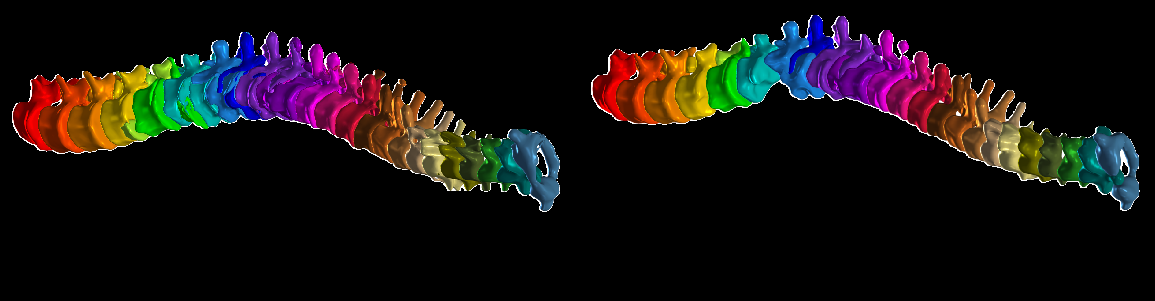
#> input picture assest/img1.png, 1155 x 301 px; its folder holds only this picture in this run
$ python -i postprocessing_vertebrae.py   (imports and definitions only)
#> lines starting #> are read from the running program, lines starting #| are printed output that depends on the picture
"""
Post-Processing Pipeline for Vertebrae Segmentation

Input Structure:
    PATIENT_ID/
    ├── combined_labels.nii.gz
    └── segmentations/
        ├── vertebrae_C1.nii.gz
        ├── vertebrae_C2.nii.gz
        └── ... (24 files total)

Output Structure:
    PATIENT_ID_post_processed/
    ├── combined_labels.nii.gz          (post-processed)
    └── segmentations/
        ├── vertebrae_C1.nii.gz         (post-processed)
        ├── vertebrae_C2.nii.gz         (post-processed)
        └── ... (24 files total)

Usage:
    python postprocessing_vertebrae.py BDMAP_00000006 BDMAP_00000031
"""

import os
import sys
import time
import numpy as np
import nibabel as nib
from pathlib import Path
from scipy.ndimage import binary_closing, binary_opening, binary_fill_holes
from scipy.ndimage import gaussian_filter, label as ndimage_label

# [104 lines left out: functions morphological_clean, keep_largest_component, smooth_mask, process_single_vertebra_mask, process_combined_labels, not called in this run]


def process_single_vertebra_file(nii_img):
    """
    Process a single vertebra file (binary mask with values 0 and 1)
    """
    data = nii_img.get_fdata()

    # Convert to binary (in case values are not exactly 0 and 1)
    mask = (data > 0).astype(np.uint8)

    # Process the mask
    cleaned_mask, stats = process_single_vertebra_mask(mask)

    # Create new NIfTI image with cleaned data
    cleaned_nii = nib.Nifti1Image(cleaned_mask, nii_img.affine, nii_img.header)

    return cleaned_nii, stats


# [152 lines left out: functions process_patient, main, not called in this run]


# [2 lines not run here, left out]

>>> import cv2
>>> picture = cv2.imread('assest/img1.png', cv2.IMREAD_GRAYSCALE)
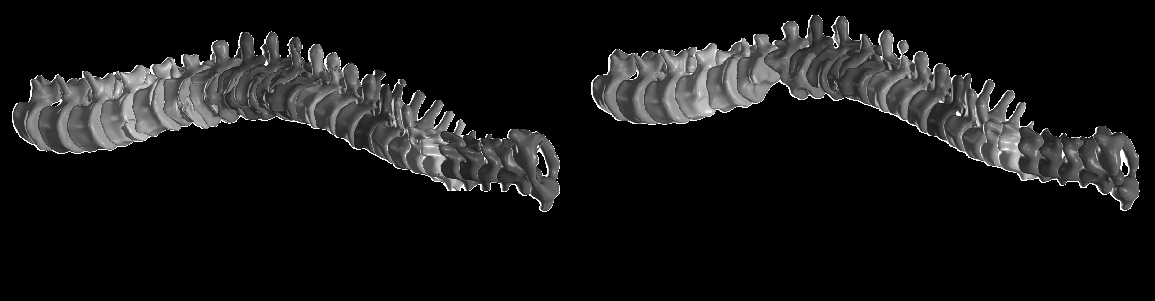
#> picture: shape (301, 1155); min 0, max 255, mean 22.2
#> (the run stopped early here; a loop or call above may not have finished)

$ run again, on assest/img2.png
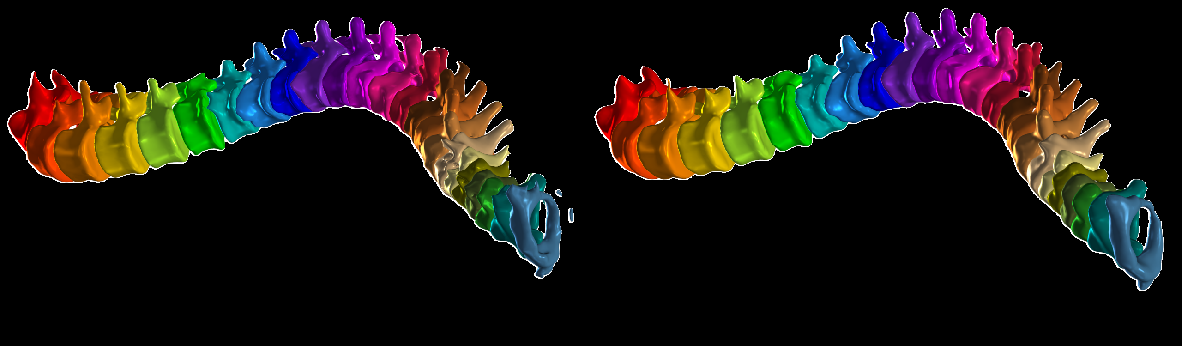
#> input picture assest/img2.png, 1182 x 346 px
#> `picture = cv2.imread('assest/img1.png', cv2.IMREAD_GRAYSCALE)`:
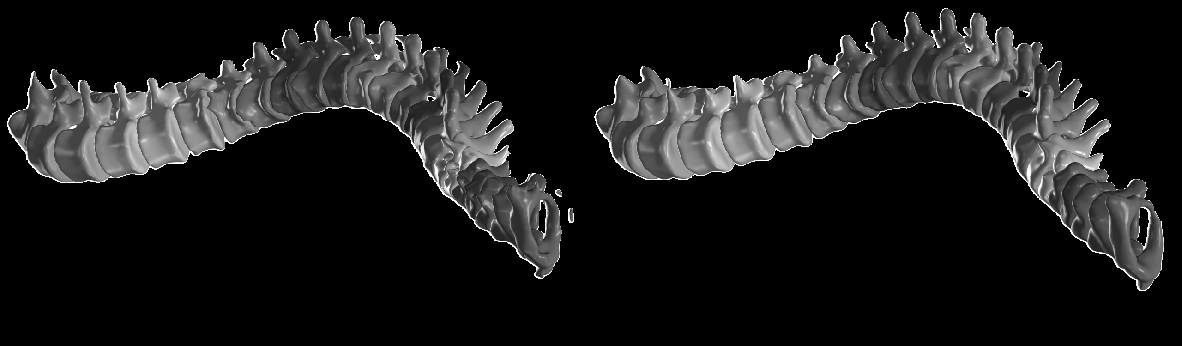
#> picture: shape (346, 1182); min 0, max 255, mean 26.2
